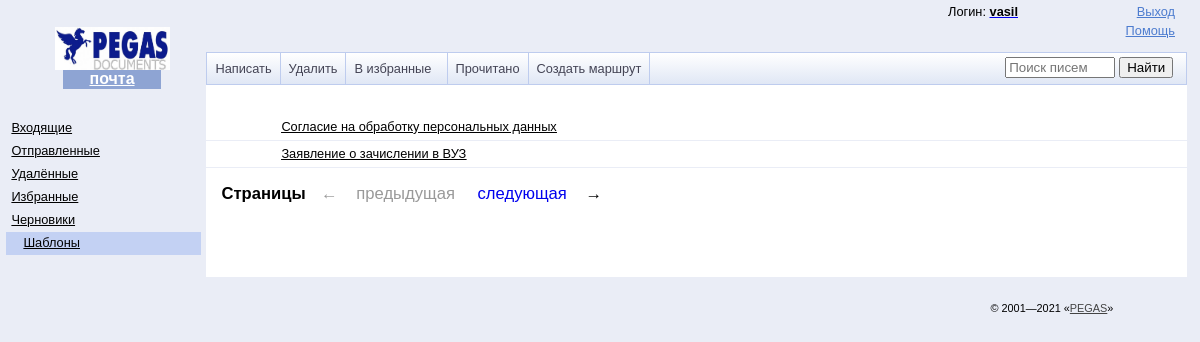
The app's page /mail/messages/?type=template (signed in) with its own data.
### mail/models.py (models this page shows)
class Templates(models.Model):
    title = models.CharField(max_length=300)
    file = models.FileField()
    tags = models.ManyToManyField(Tags, related_name="tags", default=None, blank=True)
    def get_absolute_url(self):
        return reverse("template_detail", kwargs={"pk": self.id})

### mail/views.py (the view, shortened to what this page needs)
# urls.py: path("messages/", Mail.as_view(), name="messages"),
class Mail(LoginRequiredMixin, View):
    login_url = "login"
    def get(self, request):
        if request.user.groups.filter(name="boss").exists():
            userisboss = True
        else:
            userisboss = False
        type_m=request.GET.get('type', 'inbox')
        user = User.objects.get(username=request.user)
        messages=[]
        search_query = request.GET.get('request', '')
        if search_query:
            messages = Message.objects.filter(
                (Q(sender__username__icontains=search_query) |
                Q(receiver__username__icontains=search_query) |
                Q(topic__icontains=search_query) |
                Q(text_message__icontains=search_query))&(Q(sender=user) | Q(receiver=user))).order_by('date')
        else:
            if type_m == 'inbox':
                messages = Message.objects.filter(receiver=user,is_truly_deleted=False, is_deleted=False)
            elif type_m == 'sent':
                messages = Message.objects.filter(sender=user,is_truly_deleted=False, is_deleted=False)
            elif type_m == 'draft':
                messages = Message.objects.filter(draft=True,is_truly_deleted=False, is_deleted=False)
            elif type_m == 'trash':
                messages = Message.objects.filter((Q(receiver=user) | Q(sender=user)), is_truly_deleted=False,
                                                  is_deleted=True)
            elif type_m == 'favourite':
                messages = Message.objects.filter((Q(receiver=user) | Q(sender=user)), is_favourite=True, is_deleted=False,
                                                  is_truly_deleted=False)
            elif type_m == 'template':
                templates = Templates.objects.all()
                return render(request,'mail/templates.html', context={"templates":templates,"type_m":type_m, "userisboss":userisboss})

### templates/mail/templates.html (shortened to what this page needs)
{%extends 'base.html'%}
{%load static%}
{%block content%}
    <div id="main" role="main" aria-label="Рабочая область">
    <div class="b-messages">
        {%for template in templates%}
            <div class="b-messages__message">
                <span class="b-messages__message__left" href="{{template.get_absolute_url}}" >
                    <a class="b-messages__from" href="{{template.get_absolute_url}}" style="width:1500px" aria-label="название: {{template.title}}">
                        <span class="b-messages__from__text" aria-hidden="true" role="presentation">
                            <span class="b-messages__from__text" style=" font-size: 1em;">{{template.title}}</span>
                        </span>
                    </a>
                </span>
            </div>
        {%endfor%}
    </div>
    </div>
    <div class="b-pager">
    <span class="b-pager__title" aria-hidden="true"
        role="presentation">Страницы
    </span>
    <span class="b-pager__links">
        <span class="b-pager__inactive b-pager__left" aria-hidden="true" role="presentation">
            <i class="b-pager__arr">←</i>
            &nbsp;предыдущая
        </span>
        <span class="b-pager__active">
            <a class="b-pager__next"
                href="https://mail.yandex.ru/lite/inbox/page_number=2"
                aria-label="Следующая страница">
                <span aria-hidden="true"
                    role="presentation">следующая&nbsp;
                    <i class="b-pager__arr">→</i>
                </span>
            </a>
        </span>
    </span>
    </div>
{%endblock%}

### templates/base.html (shortened to what this page needs)
{%load static%}
<!DOCTYPE html
    PUBLIC "-//W3C//DTD XHTML 1.0 Transitional//EN" "http://www.w3.org/TR/xhtml1/DTD/xhtml1-transitional.dtd">
<html xmlns:mail="urn:yandex:mail">
<head>
    <link xmlns:fn="http://www.w3.org/2005/02/xpath-functions" type="text/css" rel="stylesheet"
        href="{% static 'css/_messages_lite.css'%}">
    <link xmlns:fn="http://www.w3.org/2005/02/xpath-functions" type="text/css" rel="stylesheet"
        href="{% static 'css/_message_lite.css'%}">
    <link type="text/css" rel="stylesheet" href="{%static 'css/add_user.css'%}">
</head>
<body>
    <div class="b-page">
        <div class="b-header">
            <div class="b-head-logo b-head-logo_lang_ru"><a class="b-head-logo__logo" href="https://yandex.ru/">
                <img alt="pegas" class="b-head-logo__image" src="{% static 'img/2.jpg'%}"></a><strong
                    class="b-head-name b-head-name_logo"><a action="mailbox.check"
                        href="https://mail.yandex.ru/lite/inbox"
                        class="b-head-name__link daria-action">почта</a></strong></div>
            <div class="b-header__right" role="navigation" aria-label="Настройки">
                <div class="b-head-user">
                    {% if user.is_authenticated %}
                    <div class="b-dropdown">
                        <ul class="b-dropdown__list" role="presentation">
                            <li class="b-dropdown__item b-dropdown__visible">
                                Логин:
                                <a class="b-dropdown__or" aria-label="ustin0we" href="#">
                                    <span class="b-pseudo-link" aria-hidden="true" role="presentation">
                                        <b class="b-user">
                                             {{user.username}}
                                        </b>
                                    </span>
                                </a>
                            </li>
                        </ul>
                    </div>
                    {%endif%}
                </div>
                <a href="{%url 'logout_personal'%}" class="b-header__link b-header__link_exit">Выход</a>
                <a href="https://yandex.ru/support/mail/" class="b-header__link b-header__link_help">Помощь</a>
            </div>
        </div>
        <div class="b-layout">
            <div class="b-layout__left">
                <div class="b-folders">
                    <div role="navigation" aria-label="Папки">
                        <span class="b-folders__folder {%if type_m == 'inbox'%}b-folders__folder_current{% endif %}">
                            <span class="b-folders__folder__name"><a class="b-folders__folder__link"
                                    href="{%url 'messages'%}?type=inbox"
                                    aria-label="Входящие, нет новых писем"><span aria-hidden="true"
                                        role="presentation">Входящие</span></a></span></span>
                        <span class="b-folders__folder {%if type_m == 'sent'%}b-folders__folder_current{% endif %}"> <span class="b-folders__folder__name"><a
                                class="b-folders__folder__link" href="{%url 'messages'%}?type=sent"
                                aria-label="Отправленные, нет новых писем"><span aria-hidden="true"
                                    role="presentation">Отправленные</span></a></span></span>
                        <span class="b-folders__folder {%if type_m == 'trash'%}b-folders__folder_current{% endif %}"> <span class="b-folders__folder__name"><a
                                    class="b-folders__folder__link" href="{%url 'messages'%}?type=trash"
                                    aria-label="Удалённые, нет новых писем"><span aria-hidden="true"
                                        role="presentation">Удалённые</span></a></span></span> <span
                            class="b-folders__folder {%if type_m == 'favourite'%}b-folders__folder_current{% endif %}"> <span class="b-folders__folder__name"><a
                                    class="b-folders__folder__link" href="{%url 'messages'%}?type=favourite"
                                    aria-label="Избранные, нет новых писем"><span aria-hidden="true"
                                        role="presentation">Избранные</span></a></span></span> <span
                            class="b-folders__folder {%if type_m == 'draft'%}b-folders__folder_current{% endif %}"> <span class="b-folders__folder__name"><a
                                    class="b-folders__folder__link" href="{%url 'messages'%}?type=draft"
                                    aria-label="Черновики, нет новых писем"><span aria-hidden="true"
                                        role="presentation">Черновики</span></a></span></span><span
                            class="b-folders__folder b-folders__folder_nesting1 {%if type_m == 'template'%}b-folders__folder_current{% endif %}"> <span
                                class="b-folders__folder__name"><a class="b-folders__folder__link"
                                    href="{%url 'messages'%}?type=template"
                                    aria-label="Шаблоны, нет новых писем"><span aria-hidden="true"
                                        role="presentation">Шаблоны</span></a></span></span> </div>
                </div>
            </div>
            <div class="b-layout__right">
                    <div class="b-toolbar b-toolbar_type_messages">
                        <div class="b-toolbar__i" role="navigation" aria-label="Действия с письмами">
                            <span class="b-toolbar__col">
                                <a class="b-toolbar__but" href="{%url 'compose'%}" name="" aria-label="Написать" role="button">
                                    <i class="b-toolbar__but__i">Написать</i>
                                </a>
                            </span>
                            <span class="b-toolbar__col">
                                <input name="delete" type="submit" value="Удалить" class="b-toolbar__but b-toolbar__but__i" aria-label="Удалить">
                            </span>
                            <span class="b-toolbar__col">
                                <input name="tofavourite" type="submit" value="В избранные  " class="b-toolbar__but b-toolbar__but__i" aria-label="В избранные">
                            </span>
                            <span class="b-toolbar__col">
                                <input name="mark" type="submit" value="Прочитано" class="b-toolbar__but b-toolbar__but__i" aria-label="Прочитано">
                            </span>
                                {% if userisboss == True %}
                                    <span class="b-toolbar__col"><a class="b-toolbar__but"
                                        href="{%url 'create_route'%}" name="" aria-label="Создать маршрут"
                                        role="button"><i class="b-toolbar__but__i">Создать маршрут</i></a></span>
                                {% endif %}
                        </div>
                        <div class="b-toolbar__search">
                            <div class="b-search" role="search" aria-label="Поиск">
                                <table>
                                    <tbody>
                                        <form class="form-inline search-form" action = "{% url 'messages' %}">
                                            <tr>
                                                <td class="l">
                                                    <input name="request" value="{{search_query}}" type="search" placeholder="Поиск писем">
                                                </td>
                                                <td class="r"><input type="submit" name="search" value="Найти" tabindex="0">
                                                </td>
                                            </tr>
                                        </form>
                                    </tbody>
                                </table>
                            </div>
                        </div>
                    </div>
                    <div class="b-direct-stripe" id="yandex_direct_D-I-92550-14">
                    </div>
                    {%block content%}
                    {%endblock%}
            </div>
        </div>
    </div>
    <div class="b-footer" role="contentinfo" aria-label="Подвал">
        <div class="b-footer__col b-footer__col_right">
            <div class="b-footer__block b-footer__block_copyright"><span class="b-footer__copyright">©&nbsp;2001—2021
                    «<a href="https://yandex.ru/" class="b-footer__link">PEGAS</a>»</span></div>
        </div>
    </div>
    </body>
</html>

### records on screen
Templates: title "Согласие на обработку персональных данных"
Templates: title "Заявление о зачислении в ВУЗ"

### other values on screen
{{ user.username }} "vasil"
